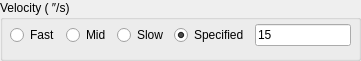
   <widget class="QGroupBox" name="groupBox_21">
    <property name="geometry">
     <rect>
      <x>940</x>
      <y>270</y>
      <width>361</width>
      <height>61</height>
     </rect>
    </property>
    <property name="title">
     <string>Velocity ( ″/s)</string>
    </property>
    <widget class="QWidget" name="gridLayoutWidget">
     <property name="geometry">
      <rect>
       <x>10</x>
       <y>20</y>
       <width>341</width>
       <height>31</height>
      </rect>
     </property>
     <layout class="QGridLayout" name="gridLayout">
      <item row="0" column="0">
       <widget class="QRadioButton" name="radioButton_n1_vel_fast">
        <property name="text">
         <string>Fast</string>
        </property>
       </widget>
      </item>
      <item row="0" column="1">
       <widget class="QRadioButton" name="radioButton_n1_vel_mid">
        <property name="text">
         <string>Mid</string>
        </property>
       </widget>
      </item>
      <item row="0" column="2">
       <widget class="QRadioButton" name="radioButton_n1_vel_slow">
        <property name="text">
         <string>Slow</string>
        </property>
       </widget>
      </item>
      <item row="0" column="3">
       <widget class="QRadioButton" name="radioButton_n1_vel_spec">
        <property name="text">
         <string>Specified</string>
        </property>
        <property name="checked">
         <bool>true</bool>
        </property>
       </widget>
      </item>
      <item row="0" column="4">
       <widget class="QLineEdit" name="lineEdit_n1_vel_spec">
        <property name="enabled">
         <bool>true</bool>
        </property>
        <property name="cursor">
         <cursorShape>ArrowCursor</cursorShape>
        </property>
        <property name="text">
         <string>15</string>
        </property>
        <property name="readOnly">
         <bool>false</bool>
        </property>
       </widget>
      </item>
     </layout>
    </widget>
   </widget>
